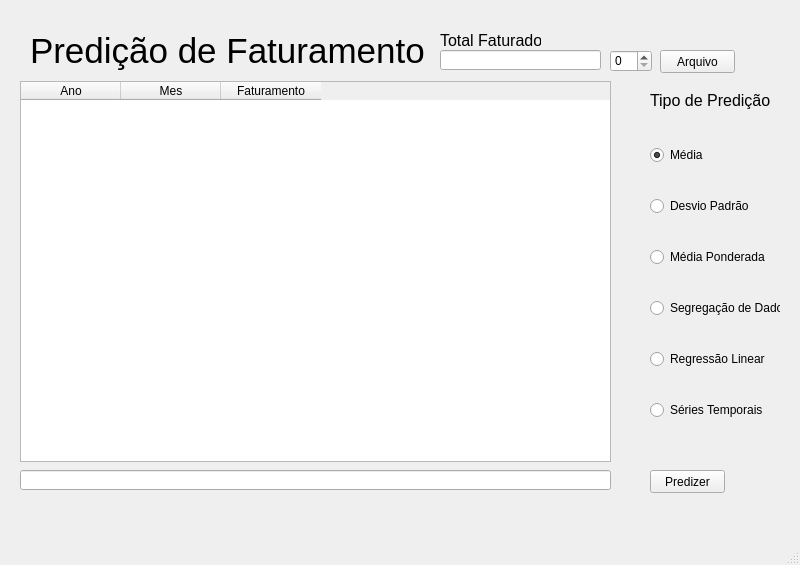
<?xml version="1.0" encoding="UTF-8"?>
<ui version="4.0">
 <class>MainWindow</class>
 <widget class="QMainWindow" name="MainWindow">
  <property name="geometry">
   <rect>
    <x>0</x>
    <y>0</y>
    <width>800</width>
    <height>565</height>
   </rect>
  </property>
  <property name="windowTitle">
   <string>MainWindow</string>
  </property>
  <widget class="QWidget" name="centralwidget">
   <widget class="QPushButton" name="bt_arquivo">
    <property name="geometry">
     <rect>
      <x>660</x>
      <y>50</y>
      <width>75</width>
      <height>23</height>
     </rect>
    </property>
    <property name="text">
     <string>Arquivo</string>
    </property>
   </widget>
   <widget class="QPushButton" name="bt_predizer">
    <property name="geometry">
     <rect>
      <x>650</x>
      <y>470</y>
      <width>75</width>
      <height>23</height>
     </rect>
    </property>
    <property name="text">
     <string>Predizer</string>
    </property>
   </widget>
   <widget class="QLineEdit" name="txt_predicao">
    <property name="geometry">
     <rect>
      <x>20</x>
      <y>470</y>
      <width>591</width>
      <height>20</height>
     </rect>
    </property>
   </widget>
   <widget class="QLabel" name="label">
    <property name="geometry">
     <rect>
      <x>30</x>
      <y>30</y>
      <width>401</width>
      <height>41</height>
     </rect>
    </property>
    <property name="font">
     <font>
      <family>Segoe UI</family>
      <pointsize>26</pointsize>
     </font>
    </property>
    <property name="text">
     <string>Predição de Faturamento</string>
    </property>
   </widget>
   <widget class="QLineEdit" name="txt_totalFaturado">
    <property name="geometry">
     <rect>
      <x>440</x>
      <y>50</y>
      <width>161</width>
      <height>20</height>
     </rect>
    </property>
   </widget>
   <widget class="QLabel" name="label_2">
    <property name="geometry">
     <rect>
      <x>440</x>
      <y>30</y>
      <width>101</width>
      <height>21</height>
     </rect>
    </property>
    <property name="font">
     <font>
      <family>Segoe UI</family>
      <pointsize>12</pointsize>
     </font>
    </property>
    <property name="text">
     <string>Total Faturado</string>
    </property>
   </widget>
   <widget class="QSpinBox" name="sp_colunas">
    <property name="geometry">
     <rect>
      <x>610</x>
      <y>50</y>
      <width>42</width>
      <height>22</height>
     </rect>
    </property>
   </widget>
   <widget class="QLabel" name="label_3">
    <property name="geometry">
     <rect>
      <x>650</x>
      <y>90</y>
      <width>121</width>
      <height>21</height>
     </rect>
    </property>
    <property name="font">
     <font>
      <family>Segoe UI</family>
      <pointsize>12</pointsize>
     </font>
    </property>
    <property name="text">
     <string>Tipo de Predição</string>
    </property>
   </widget>
   <widget class="QWidget" name="layoutWidget">
    <property name="geometry">
     <rect>
      <x>650</x>
      <y>120</y>
      <width>130</width>
      <height>331</height>
     </rect>
    </property>
    <layout class="QVBoxLayout" name="verticalLayout">
     <item>
      <widget class="QRadioButton" name="rb_media">
       <property name="text">
        <string>Média</string>
       </property>
       <property name="checked">
        <bool>true</bool>
       </property>
      </widget>
     </item>
     <item>
      <widget class="QRadioButton" name="rb_desvioPadrao">
       <property name="text">
        <string>Desvio Padrão</string>
       </property>
      </widget>
     </item>
     <item>
      <widget class="QRadioButton" name="rb_mediaPonderada">
       <property name="text">
        <string>Média Ponderada</string>
       </property>
      </widget>
     </item>
     <item>
      <widget class="QRadioButton" name="rb_segregacaoDados">
       <property name="text">
        <string>Segregação de Dados</string>
       </property>
      </widget>
     </item>
     <item>
      <widget class="QRadioButton" name="rb_regressaoDados">
       <property name="text">
        <string>Regressão Linear</string>
       </property>
      </widget>
     </item>
     <item>
      <widget class="QRadioButton" name="rb_seriesTemporais">
       <property name="text">
        <string>Séries Temporais</string>
       </property>
      </widget>
     </item>
    </layout>
   </widget>
   <widget class="QTableWidget" name="tb_faturamento">
    <property name="geometry">
     <rect>
      <x>20</x>
      <y>81</y>
      <width>591</width>
      <height>381</height>
     </rect>
    </property>
    <column>
     <property name="text">
      <string>Ano</string>
     </property>
    </column>
    <column>
     <property name="text">
      <string>Mes</string>
     </property>
    </column>
    <column>
     <property name="text">
      <string>Faturamento</string>
     </property>
    </column>
   </widget>
  </widget>
  <widget class="QMenuBar" name="menubar">
   <property name="geometry">
    <rect>
     <x>0</x>
     <y>0</y>
     <width>800</width>
     <height>21</height>
    </rect>
   </property>
  </widget>
  <widget class="QStatusBar" name="statusbar"/>
 </widget>
 <resources/>
 <connections/>
</ui>
